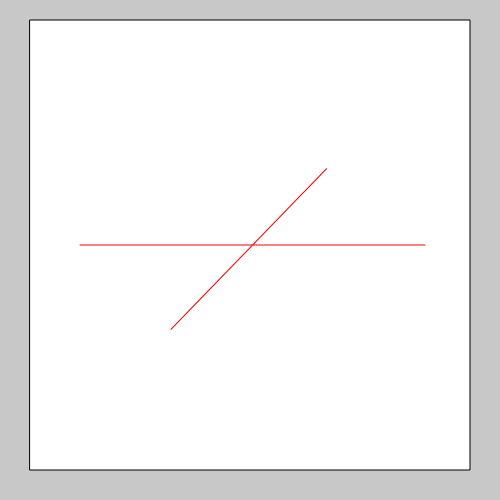
Frame 1 (no input)
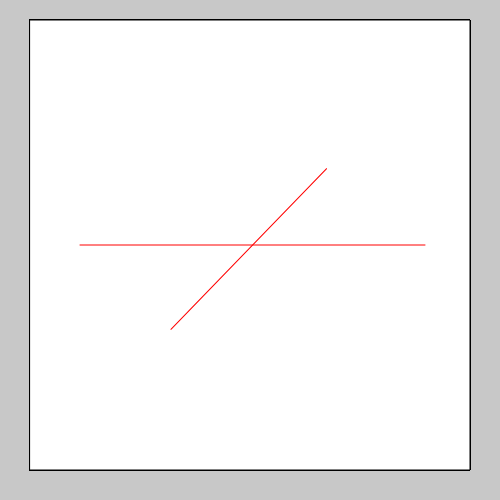
Frame 60 (no input)
Frame 120 (the mouse pressed at the canvas centre since frame 60): identical to frame 60, image omitted

The p5.js sketch that drew these frames (run headless with seeded random() and noise() and a simulated clock; from frame 60 on, the mouse is pressed at the canvas centre):

// p5.js sketch
// ── sketch.js
function setup() {
    createCanvas(500, 500);
    background(200);
}

       function draw(){
       rect(30, 20, 440, 450);
stroke('red');
       
       
       translate(155, 150);
 line(270, 95, -75, 95);
 stroke('black');

rotate(900, 62)
stroke('red');
line(30, -170, 180, -4);
stroke('black');
       }
       
